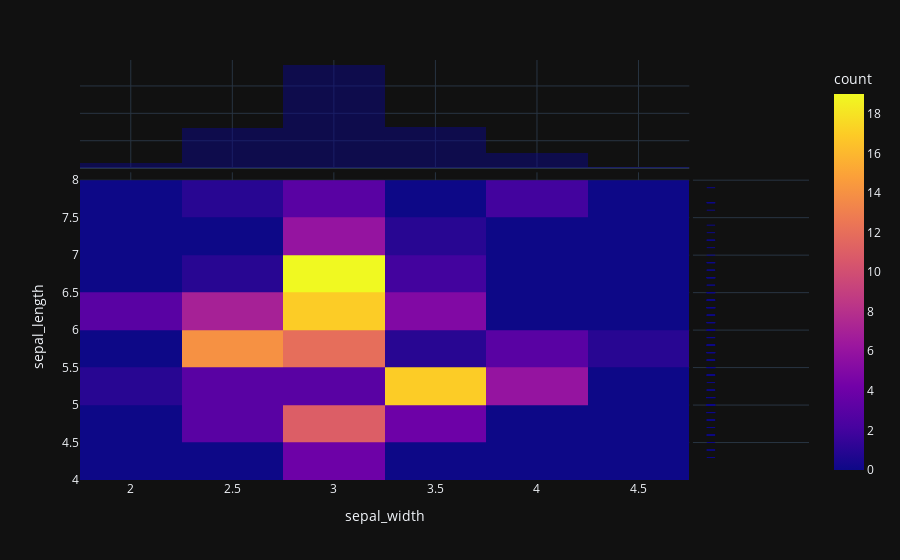

Here is the notebook cell this chart was saved with:
### Markdown cell above
#### 4.4 绘制密度图

##### 4.4.1 密度热力图

### Code cell
px.density_heatmap(
  df,
  x="sepal_width",
  y="sepal_length",
  marginal_y="rug",
  marginal_x="histogram"   # 在密度图的基础上，指定另外两种图形
)

### Figure 1 — Plotly figure (JSON) as saved in the notebook; plotly's stock layout.template omitted (floating-point values rounded to 4 significant figures; data arrays with more than 128 entries replaced by an {"elided": "..."} marker saying what was removed)
{"data": [{"coloraxis": "coloraxis", "hovertemplate": "sepal_width=%{x}<br>sepal_length=%{y}<br>count=%{z}<extra></extra>", "name": "", "x": {"elided": "150 float values"}, "xaxis": "x", "xbingroup": "x", "y": {"elided": "150 float values"}, "yaxis": "y", "ybingroup": "y", "type": "histogram2d"}, {"alignmentgroup": "True", "bingroup": "x", "hovertemplate": "sepal_width=%{x}<br>count=%{y}<extra></extra>", "legendgroup": "", "marker": {"color": "#0d0887"}, "name": "", "offsetgroup": "", "opacity": 0.5, "showlegend": false, "x": {"elided": "150 float values"}, "xaxis": "x3", "yaxis": "y3", "type": "histogram"}, {"alignmentgroup": "True", "boxpoints": "all", "fillcolor": "rgba(255,255,255,0)", "hoveron": "points", "hovertemplate": "sepal_length=%{y}<extra></extra>", "jitter": 0, "legendgroup": "", "line": {"color": "rgba(255,255,255,0)"}, "marker": {"color": "#0d0887", "symbol": "line-ew-open"}, "name": "", "offsetgroup": "", "showlegend": false, "xaxis": "x2", "y": {"elided": "150 float values"}, "yaxis": "y2", "type": "box"}], "layout": {"xaxis": {"anchor": "y", "domain": [0.0, 0.8358], "title": {"text": "sepal_width"}}, "yaxis": {"anchor": "x", "domain": [0.0, 0.7326], "title": {"text": "sepal_length"}}, "xaxis2": {"anchor": "y2", "domain": [0.8408, 1.0], "matches": "x2", "showticklabels": false, "showline": false, "ticks": "", "showgrid": false}, "yaxis2": {"anchor": "x2", "domain": [0.0, 0.7326], "matches": "y", "showticklabels": false, "showgrid": true}, "xaxis3": {"anchor": "y3", "domain": [0.0, 0.8358], "matches": "x", "showticklabels": false, "showgrid": true}, "yaxis3": {"anchor": "x3", "domain": [0.7426, 1.0], "matches": "y3", "showticklabels": false, "showline": false, "ticks": "", "showgrid": true}, "xaxis4": {"anchor": "y4", "domain": [0.8408, 1.0], "matches": "x2", "showticklabels": false, "showgrid": false, "showline": false, "ticks": ""}, "yaxis4": {"anchor": "x4", "domain": [0.7426, 1.0], "matches": "y3", "showticklabels": false, "showline": false, "ticks": "", "showgrid": true}, "coloraxis": {"colorbar": {"title": {"text": "count"}}, "colorscale": [[0.0, "#0d0887"], [0.1111, "#46039f"], [0.2222, "#7201a8"], [0.3333, "#9c179e"], [0.4444, "#bd3786"], [0.5556, "#d8576b"], [0.6667, "#ed7953"], [0.7778, "#fb9f3a"], [0.8889, "#fdca26"], [1.0, "#f0f921"]]}, "legend": {"tracegroupgap": 0}, "margin": {"t": 60}, "barmode": "overlay"}}
